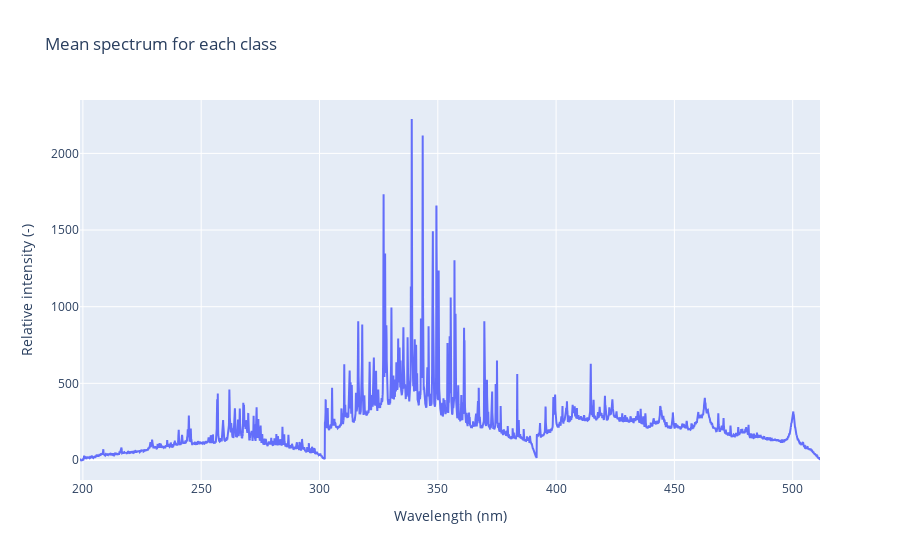

The cell this chart's notebook holds for it:
### Code cell
import plotly.graph_objects as go
fig = go.Figure()
fig.add_trace(go.Scatter(x = df['Wavelength'], y = df['Counts'], mode = 'lines', name = 'hola'))
fig.update_layout(
        title = "Mean spectrum for each class",
        xaxis_title = "Wavelength (nm)",
        yaxis_title = "Relative intensity (-)"
)
fig.show()

### Figure 1 — Plotly figure (JSON) as saved in the notebook; plotly's stock layout.template omitted (floating-point values rounded to 4 significant figures; data arrays with more than 128 entries replaced by an {"elided": "..."} marker saying what was removed)
{"data": [{"mode": "lines", "name": "hola", "type": "scatter", "x": {"elided": "5924 float values"}, "y": {"elided": "5924 float values"}}], "layout": {"title": {"text": "Mean spectrum for each class"}, "xaxis": {"title": {"text": "Wavelength (nm)"}}, "yaxis": {"title": {"text": "Relative intensity (-)"}}}}
